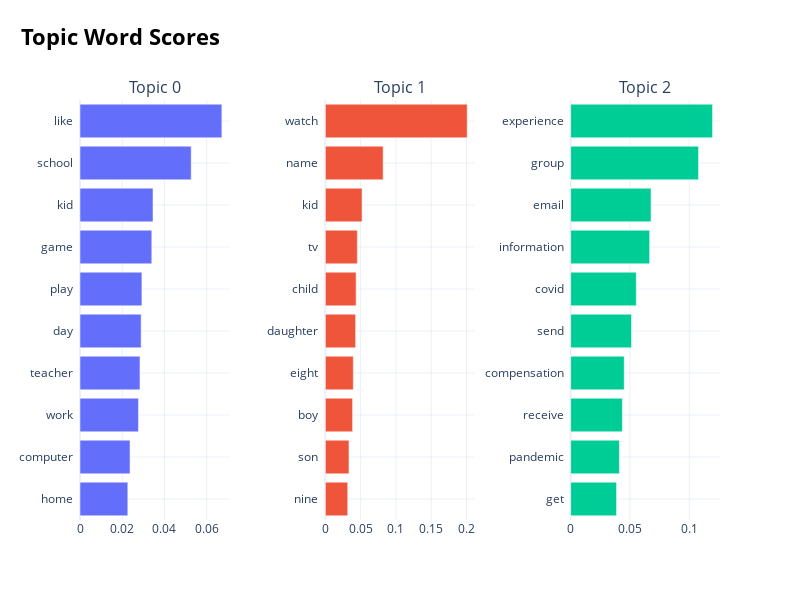

Notebook source saved alongside this figure:
### Code cell
freq = topic_model.get_topic_info(); print(freq.head(10))
topic_model.visualize_barchart(topics=list(range(0,3)), n_words=10)

### Figure 1 — Plotly figure (JSON) as saved in the notebook; plotly's stock layout.template omitted (floating-point values rounded to 4 significant figures)
{"data": [{"orientation": "h", "type": "bar", "x": [0.02264, 0.02369, 0.02768, 0.0284, 0.02895, 0.02931, 0.034, 0.03457, 0.05266, 0.06718], "xaxis": "x", "y": ["home  ", "computer  ", "work  ", "teacher  ", "day  ", "play  ", "game  ", "kid  ", "school  ", "like  "], "yaxis": "y"}, {"orientation": "h", "type": "bar", "x": [0.03172, 0.0335, 0.03861, 0.03961, 0.04288, 0.04358, 0.04532, 0.05206, 0.0819, 0.201], "xaxis": "x2", "y": ["nine  ", "son  ", "boy  ", "eight  ", "daughter  ", "child  ", "tv  ", "kid  ", "name  ", "watch  "], "yaxis": "y2"}, {"orientation": "h", "type": "bar", "x": [0.0387, 0.04112, 0.04363, 0.0452, 0.05134, 0.05534, 0.06663, 0.0678, 0.1079, 0.1197], "xaxis": "x3", "y": ["get  ", "pandemic  ", "receive  ", "compensation  ", "send  ", "covid  ", "information  ", "email  ", "group  ", "experience  "], "yaxis": "y3"}], "layout": {"annotations": [{"font": {"size": 16}, "showarrow": false, "text": "Topic 0", "x": 0.1167, "xanchor": "center", "xref": "paper", "y": 1, "yanchor": "bottom", "yref": "paper"}, {"font": {"size": 16}, "showarrow": false, "text": "Topic 1", "x": 0.5, "xanchor": "center", "xref": "paper", "y": 1, "yanchor": "bottom", "yref": "paper"}, {"font": {"size": 16}, "showarrow": false, "text": "Topic 2", "x": 0.8833, "xanchor": "center", "xref": "paper", "y": 1, "yanchor": "bottom", "yref": "paper"}], "height": 600, "hoverlabel": {"bgcolor": "white", "font": {"family": "Rockwell", "size": 16}}, "showlegend": false, "title": {"font": {"color": "Black", "size": 22}, "text": "<b>Topic Word Scores", "x": 0.15, "xanchor": "center", "y": 0.95, "yanchor": "top"}, "width": 800, "xaxis": {"anchor": "y", "domain": [0, 0.2333], "showgrid": true}, "xaxis2": {"anchor": "y2", "domain": [0.3833, 0.6167], "showgrid": true}, "xaxis3": {"anchor": "y3", "domain": [0.7667, 1.0], "showgrid": true}, "yaxis": {"anchor": "x", "domain": [0, 1], "showgrid": true}, "yaxis2": {"anchor": "x2", "domain": [0, 1], "showgrid": true}, "yaxis3": {"anchor": "x3", "domain": [0, 1], "showgrid": true}}}
